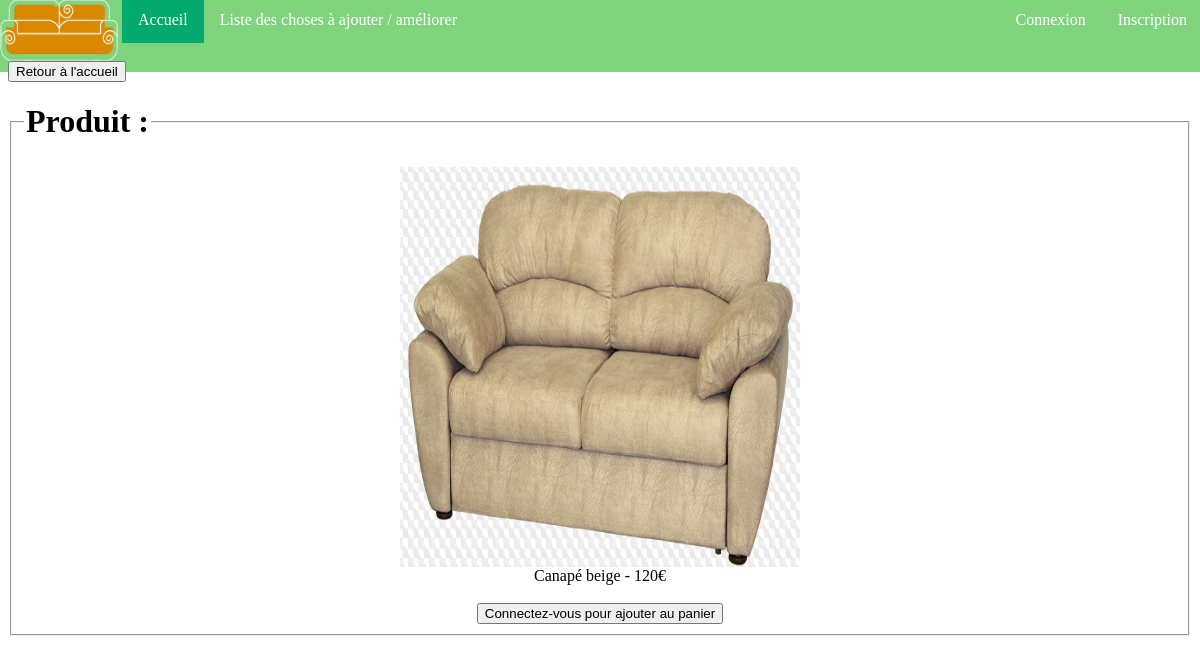
The app's page /modules/produit.php?NuméProd=1 with its own data.
### tables this page shows
CREATE TABLE "Produit" (
	"NumProd"	INTEGER NOT NULL,
	"Nom"	TEXT NOT NULL,
	"Annee"	INTEGER,
	"NomMarque"	TEXT,
	"NomCategorie"	TEXT NOT NULL,
	"Prix"	FLOAT NOT NULL,
	PRIMARY KEY("NumProd")
);

### modules/produit.php (the view, shortened to what this page needs)
<html>
    <head>
        <link rel='stylesheet' type="text/css" href="../css/style.css">
    </head>
    <body>
        <header><?php include ('../page/header.php'); ?></header>
        <main>
            <div>
                <a href="../index.php"><button type="button">Retour à l'accueil</button></a>
                <?php
                $db = new SQLite3('../bdd.db');
                $produit_rech = $_GET['NuméProd'];
                $Produit = $db->query("SELECT Nom, Prix FROM Produit Where NumProd = '$produit_rech'");
                echo "<div>";?>
                <fieldset>
                <legend><h1>Produit :</h1></legend><?php
                while($row = $Produit->fetchArray()){
                        echo"<div class='produit'>";
                        echo "<center><img src='../img/produits/{$row[Nom]}.png' height=400  width=400><br>";
                        echo"<div>{$row[Nom]} - {$row[Prix]}€</div></center>";
                    echo"</div>";
                }
                echo"</br><a href='connexion.php'><center><button type='button'>Connectez-vous pour ajouter au panier</button></center></a>";
                ?>
                </fieldset>
            </div>
        </main>
    </body>
</html>

### css/style.css (style rules this page uses)
.produit { display: flex; align-items: center; justify-content: center; }

### records on screen
produit: Nom (picture), Nom "Canapé beige", Prix "120"
